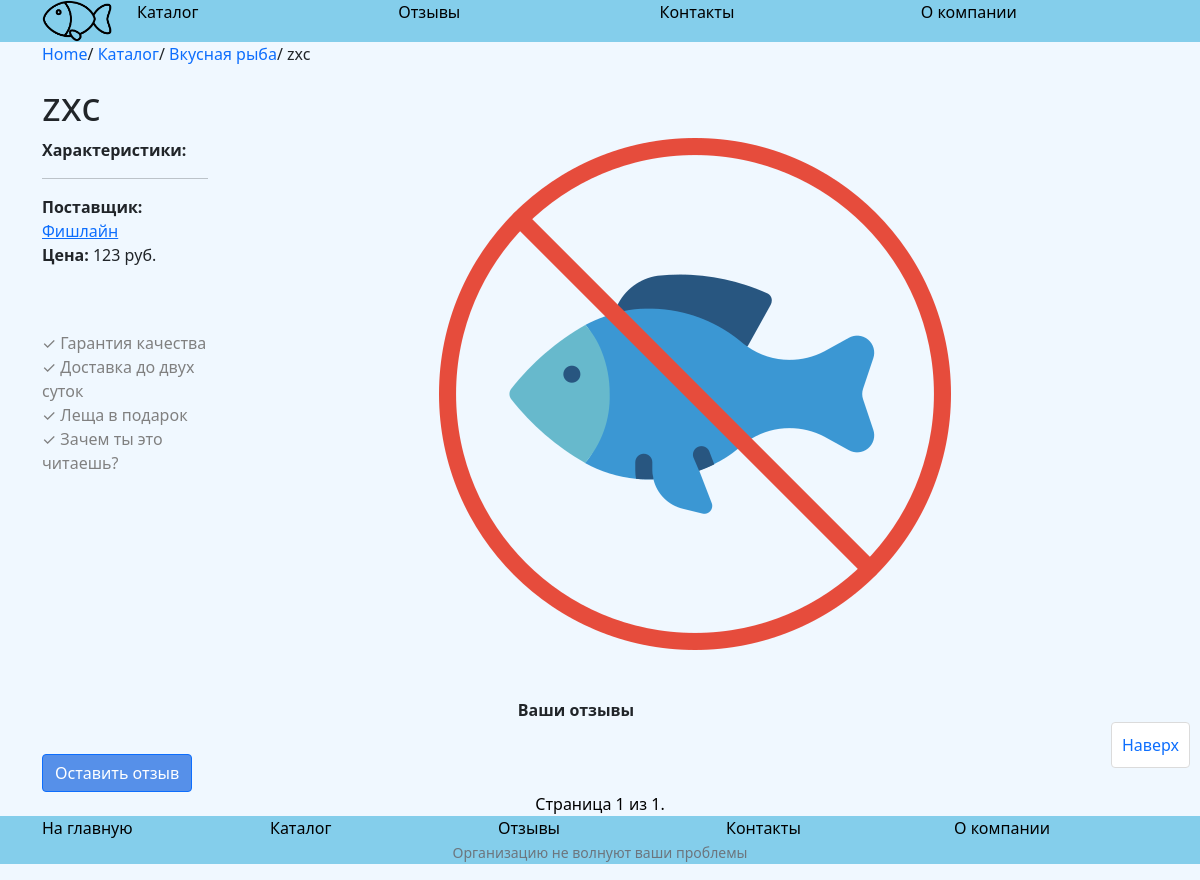
Before: /catalog/fish/zxc with the older database file.
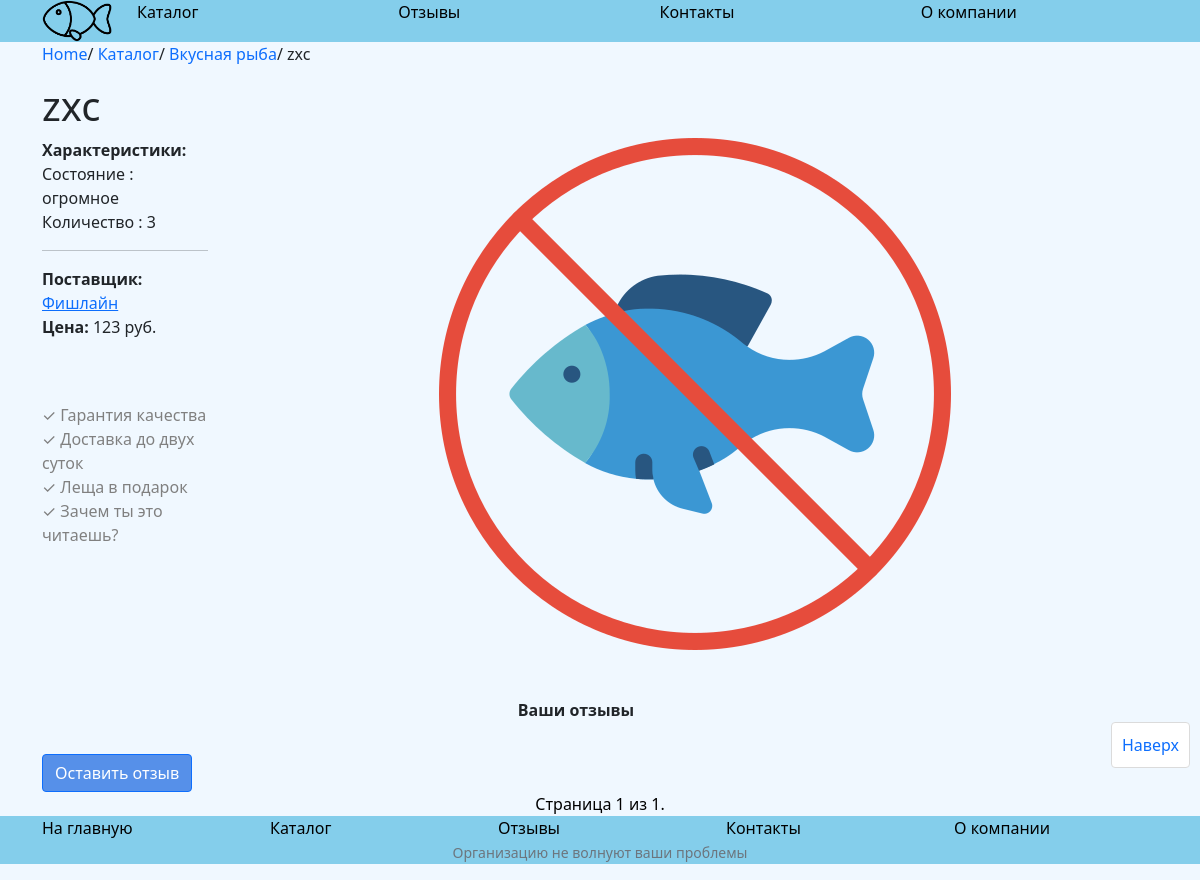
After: the same page with the newer database file.
### catalog/models.py (models this page shows, shortened)
class FilterInfo(models.Model):
    rel_attribute = models.ForeignKey(Attribute, on_delete=models.CASCADE)
    rel_fish = models.ForeignKey(Fish, on_delete=models.CASCADE)
    value = models.CharField(max_length=255, help_text="Значение")
    show = models.BooleanField(default=0)
    class Meta:
        ordering = ['rel_attribute']

class Attribute(models.Model):
    name = models.CharField(max_length=255, help_text="Название атрибута")
    CreateDate = models.DateField(auto_now_add=True)
    UpdateDate = models.DateField(auto_now=True, null=True)

### catalog/views.py (the view)
# urls.py: path('fish/<slug:slug>', views.FishDetailView, name = 'fish_detail'),
def FishDetailView (request, slug):
    if request.method == 'POST':
        form = FeedbackForm(request.POST, request.FILES)
        if form.is_valid():
            a = Feedback(
                name = form.cleaned_data["name"],
                body = form.cleaned_data["body"],
                image = form.cleaned_data["image"],
                fish = form.cleaned_data["fish"],
                date = datetime.now()
            )
            a.save()
            return HttpResponseRedirect('/nice/')
    else:
        form = FeedbackForm(initial = {'fish': Fish.objects.get(slug=slug)})
    try:
        fish = Fish.objects.get(slug=slug)
        shitfan = Feedback.objects.filter(fish = fish.id)
        paginator = Paginator(shitfan,5)
        page_number = request.GET.get('page')
        page_obj = paginator.get_page(page_number)
    except Fish.DoesNotExist:
            raise Http404()
    return render (request,'fish_detail.html',{'fish':fish, 'shitfan':page_obj, 'form':form})

### catalog/models.py (called while the page is built)
    def __str__(self):
        return self.name

### catalog/templates/fish_detail.html (shortened to what this page needs)
{% extends "base.html" %}
{% block breadcrumbs %}
<div class="breadcrumb">
  <div class="container">
    <div class="row">
      <div class="col">
        <a href="/">Home</a>/
        <a href="{% url 'catalog' %}">Каталог</a>/
        <a href="/catalog/{{ fish.category.slug }}">{{fish.category.name}}</a>/
        {{fish.name}}
      </div>
    </div>
  </div>
</div>
{% endblock %}
{% block content %}
{% load static %}
<div class="container">
  <div class="row">
    <h1>{{ fish.name }}</h1>
    <div class="col-2 fish-beauty">
      <div class="col"><strong>Характеристики:</strong>
        {% for attr in fish.filterinfo_set.all %}
        <div class="fish-attr">{{attr.rel_attribute.name}} : {{attr.value}}</div>
        {%endfor %}
      </div>
      <hr>
      <div class="col"><strong>Поставщик:</strong><a href="/provider/{{fish.provider.slug}}"> {{ fish.provider.name}}</a></div>
      <div class="col fish-price"><strong>Цена:</strong> {{ fish.price }} руб.</div>
      <div class="col features-list">
        <ul>
          <li> Гарантия качества</li>
          <li> Доставка до двух суток</li>
          <li> Леща в подарок</li>
          <li> Зачем ты это читаешь?</li>
        </ul>
      </div>
    </div>
    <div class="col fish-image">
      {% if fish.image %}
      <img src="/{{ fish.image }}">
      {% else %}
      <img src="{% static 'fish_placeholder.png' %}" alt="sample text">
      {% endif %}
    </div>
  </div>
</div>
<div class="container">
    <div class="col fish_feedback">
      <div class="col" style="text-align: center; margin-bottom: 2rem;">
        <strong>Ваши отзывы</strong>
      </div>
      <button type="button" class="btn btn-primary" data-bs-toggle="modal" data-bs-target="#Feedback">
        Оставить отзыв
      </button>
    </div>
</div>
{% endblock %}
{% block pagination %}
{% include "includes/pagination/feedback.html" %}
{% endblock %}

Changed rows visible on the page:
added FilterInfo: rel_attribute.name "Состояние", value "огромное"
added FilterInfo: rel_attribute.name "Количество", value "3"
